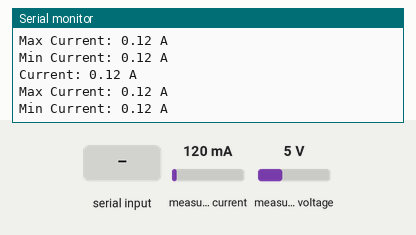
Simulated run of this sketch. Board: Arduino Uno, built with avr-gcc and run on an emulated ATmega328P. Shown: the last lines printed to the serial monitor. The inputs (shaded band) are chosen by the test bench; at power-on: measured current 120 mA, measured voltage 5 V.

Above: at 1.2 s.
1.3 s: measured current set to 40 mA
At 2.4 s:
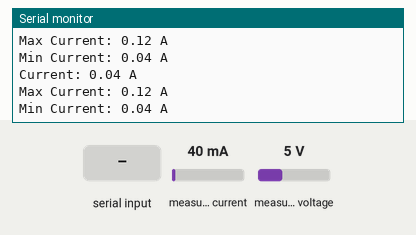
2.8 s: "Q" received over Serial
4.3 s: measured current set to 500 mA
At 4.9 s:
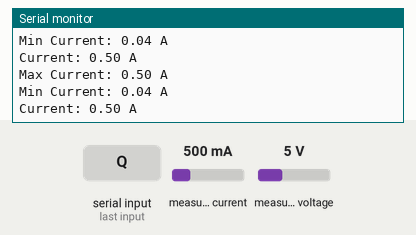
Timing chart, 0 to 7.3 s (numbered marks = the images above; inputs shaded):
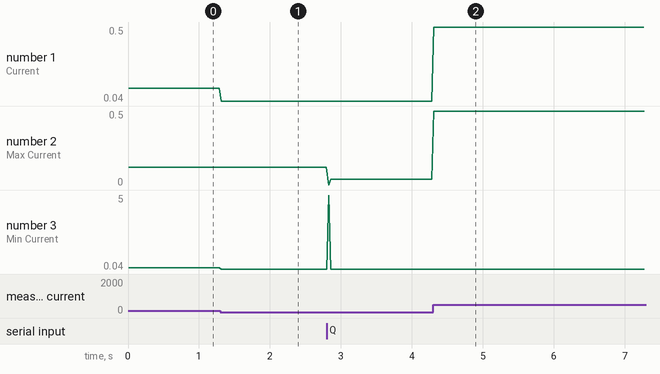

The sketch:

TEST_INA219.ino
```cpp
#include <Adafruit_INA219.h>
#include <Wire.h>

float max_current = 0;
float min_current = 5;

Adafruit_INA219 ina219;

void setup() {
  Serial.begin(115200);
  uint32_t currentFrequency;
  ina219.begin();
}

void Reset() {
  max_current = 0;
  min_current = 5;
}

void loop() {
  float shuntvoltage = 0;
  float busvoltage = 0;
  float current_A = 0;
  float loadvoltage = 0;
  float power_mW = 0;
  char input;

  shuntvoltage = ina219.getShuntVoltage_mV();
  busvoltage = ina219.getBusVoltage_V();
  current_A = ina219.getCurrent_mA()/1000;
  power_mW = ina219.getPower_mW();
  loadvoltage = busvoltage + (shuntvoltage/ 1000);

  if(current_A > max_current){
    max_current = current_A;
  }

  if(current_A < min_current){
    min_current = current_A;
  }

  while(Serial.available()){
    input = Serial.read();

    if (input == 'Q') {
      Reset();
    }
  }

  //Serial.print("Bus Voltage: "); Serial.print(busvoltage); Serial.println(" V");
  //Serial.print("Shunt Voltage: "); Serial.print(shuntvoltage); Serial.println(" mV");
  //Serial.print("Load Vlotage: "); Serial.print(loadvoltage); Serial.println(" V");
  Serial.print("Current: "); Serial.print(current_A); Serial.println(" A");
  Serial.print("Max Current: "); Serial.print(max_current); Serial.println(" A");
  Serial.print("Min Current: "); Serial.print(min_current); Serial.println(" A");
  //Serial.print("Power: "); Serial.print(power_mW); Serial.println(" mW");
  Serial.println("");


  delay(20);
}
```

Measured:
- after the input at 1.3 s, the serial monitor: prints a new line at once (image 1)
- after the input at 4.3 s, the serial monitor: prints a new line at once (image 2)
- plotted number 1: 0.12 → 0.04 after the input at 1.3 s, 0.04 → 0.5 after the input at 4.3 s
- plotted number 2: 0.04 → 0.5 after the input at 4.3 s
- plotted number 3: 0.12 → 0.04 after the input at 1.3 s
